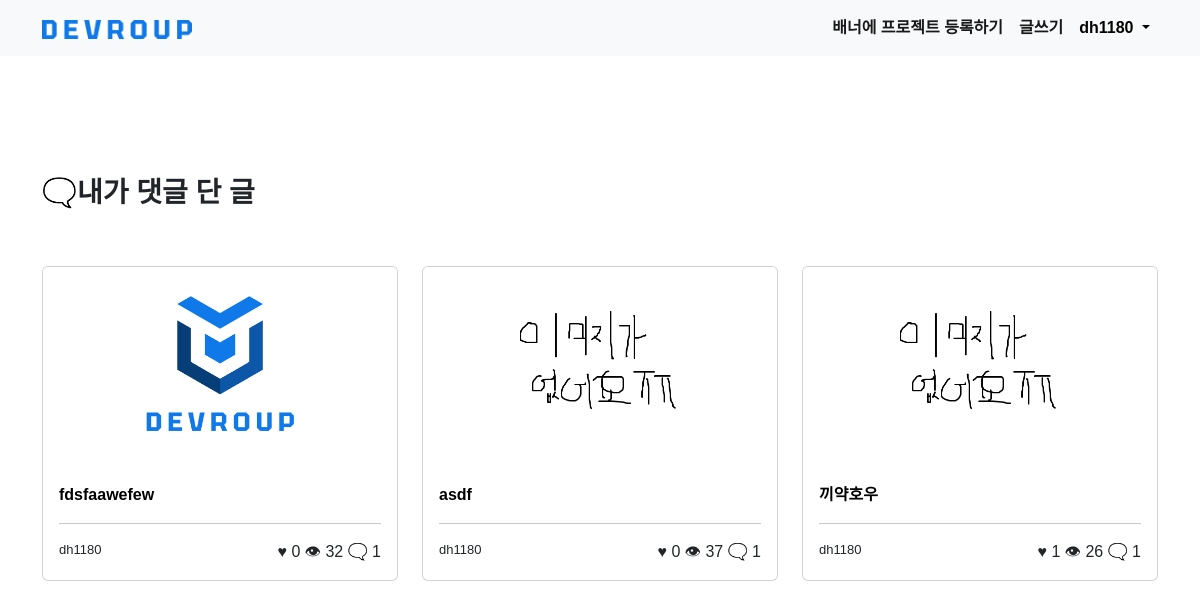
The page /user/user_comment_posts/ (signed in) on the database as committed earlier.
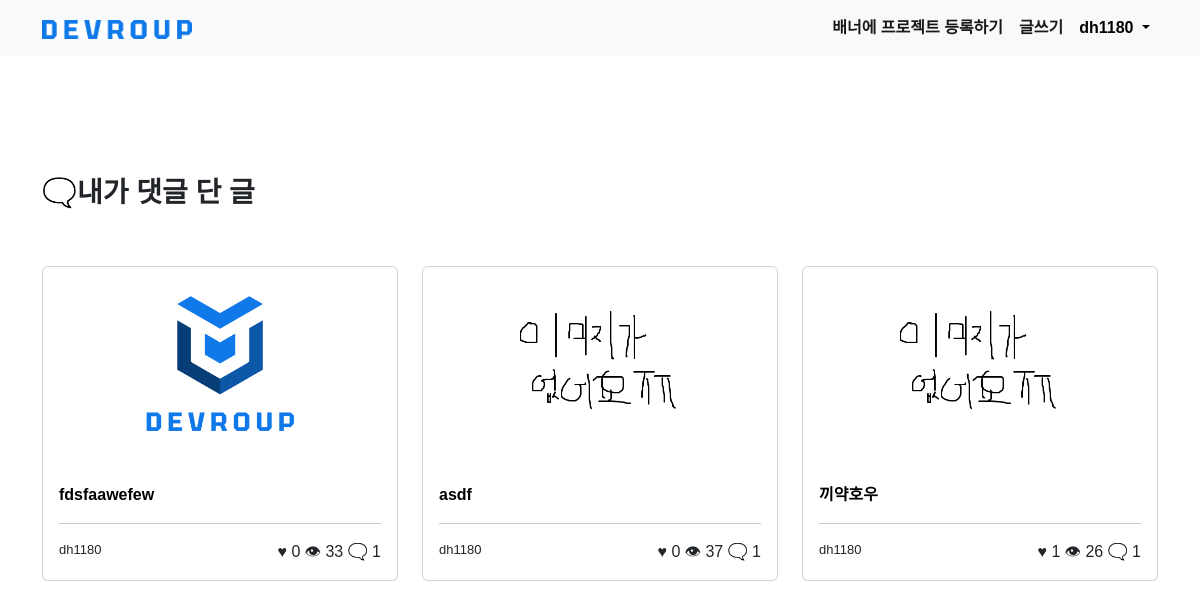
The same page on the database as committed later.
### community/models.py (models this page shows, shortened)
class Comment(models.Model):
    post = models.ForeignKey(Post, on_delete=models.CASCADE)
    author = models.ForeignKey(User, on_delete=models.CASCADE, null=True)
    content = models.TextField()
    date = models.DateTimeField(auto_now_add=True)

class Post(models.Model):
    title = models.CharField(max_length=200)
    author = models.ForeignKey(User, on_delete=models.CASCADE, null=True)
    hit = models.IntegerField(default=0)
    like = models.IntegerField(default=0)
    like_users = models.ManyToManyField(User, related_name='like_posts')
    date = models.DateTimeField(auto_now_add=True)
    image = models.ImageField(upload_to='community_thumbnail', null=True)
    content = models.TextField()
    github_address = models.URLField(null=True)
    def get_comment_count(self):
        return Comment.objects.filter(post=self).count()

### user/views.py (the view)
# urls.py: path('user_comment_posts/', views.user_comment_posts, name='user_comment_posts'),
def user_comment_posts(request):
    comment_posts = Comment.objects.filter(author=request.user).order_by('-date')
    return render(request, 'user/user_comment_posts.html', {'comment_posts': comment_posts})

### user/templates/user/user_comment_posts.html (shortened to what this page needs)
{% extends 'community/base.html' %} {% block content %}
<br /><br /><br /><br /><br />
<div class="container">
    <div class="row mb-5">
        <h3 style="font-weight: 1000;">🗨️내가 댓글 단 글</h3>
    </div>
    <div class="row">
        {% for comment_post in comment_posts %}
        <div class="col-md-4 col-sm-12 mb-5">
            <div class="card h-100">
                <div class="media-container">
                    <img
                        src="{{ comment_post.post.image.url }}"
                        class="card-img-top"
                        style="object-fit: cover; height: 200px;"
                    />
                </div>
                <div class="card-body">
                    <a
                        class="card-title stretched-link"
                        href="{% url 'community:post_detail' pk=comment_post.post.pk %}"
                       style="font-weight: bold;"
                        >{{ comment_post.post.title }}</a
                    >
                    <br />
                    <hr />
                    <div class="row">
                        <div class="col-6" style="font-size: small">
                            {{ comment_post.post.author }}
                        </div>
                        <div class="col-6 text-end">
                            ♥&nbsp;{{ comment_post.post.like }}
                            👁&nbsp;{{ comment_post.post.hit }}
                            🗨️&nbsp;{{ comment_post.post.get_comment_count }}
                        </div>
                    </div>
                </div>
            </div>
        </div>
        {% endfor %}
    </div>
{% endblock content %}

### community/templates/community/base.html (shortened to what this page needs)
{% load static %} {% load socialaccount %}
<!DOCTYPE html>
<html lang="en">
    <head>
        <link
            href="https://cdn.jsdelivr.net/npm/bootstrap@5.2.3/dist/css/bootstrap.min.css"
            rel="stylesheet"
        />
        <link
            rel="stylesheet"
            href="https://uicdn.toast.com/editor/latest/toastui-editor.min.css"
        />
    </head>
    <body>
        <nav class="navbar navbar-expand-md bg-light">
            <div class="container">
                <a
                    class="navbar-brand"
                    href="/"
                    id="brand">
                <img src="/media/logo/Devroup_Word.png" style="width: 150px"/>
                </a>
                <div
                    class="collapse navbar-collapse justify-content-end"
                    id="navbarSupportedContent"
                >
                    <ul class="navbar-nav mb-2 mb-lg-0" style="font-weight: bold;">
                        {% if user.is_authenticated %}
                        <li>
                            <a class="nav-link active" href="https://forms.gle/mQgPoKs9G4k7mtDo8"
                                >배너에 프로젝트 등록하기</a
                            >
                        </li>
                        <li>
                            <a class="nav-link active" href="{% url 'community:post_create' %}"
                                >글쓰기</a
                            >
                        </li>
                        <li class="nav-item dropdown">
                            <a
                                class="nav-link dropdown-toggle"
                                href="#"
                                id="navbarDropdown"
                                role="button"
                                data-bs-toggle="dropdown"
                                aria-expanded="false"
                            >
                                {{ user.username }}
                            </a>
                        </li>
                        {% endif %}
                    </ul>
                    </div>
                    </div>
        </nav>
        {% block content %} {% endblock %}
    </body>
</html>

### community/templates/community/base.html (style rules this page uses)
body { font-family: 'Noto Sans KR', sans-serif; }

### user/templates/user/user_comment_posts.html (style rules this page uses)
a { cursor: pointer; }
a:link { color: black; text-decoration: none; }

Rows that differ between the two databases and show on the page:
changed through a linked row, Comment "fdsfaawefew": post.hit "32" → "33"
